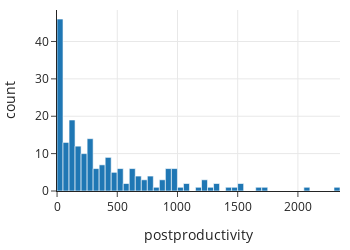

Notebook cell for this chart:
### Markdown cell above
There are 200 rows in the data frame, one for each contributor. The feature `experiment` is either 0 or 1, depending on whether the contributor was in the control or treatment group, respectively, and `postproductivity` is a count of edits made by the contributor in the 90 days after the treatment. The gap between the quartiles (lower, middle, and upper) suggest the distribution of productivity is highly skewed. We make a histogram to confirm.

### Code cell
fig = px.histogram(wiki, x='postproductivity', nbins=50,
                      width=350, height=250)

fig

### Figure 1 — Plotly figure (JSON) as saved in the notebook; plotly's stock layout.template omitted (floating-point values rounded to 4 significant figures; data arrays with more than 128 entries replaced by an {"elided": "..."} marker saying what was removed)
{"data": [{"alignmentgroup": "True", "bingroup": "x", "hovertemplate": "postproductivity=%{x}<br>count=%{y}<extra></extra>", "legendgroup": "", "marker": {"color": "#1F77B4", "pattern": {"shape": ""}}, "name": "", "nbinsx": 50, "offsetgroup": "", "orientation": "v", "showlegend": false, "type": "histogram", "x": {"elided": "200 int values"}, "xaxis": "x", "yaxis": "y"}], "layout": {"barmode": "relative", "height": 250, "legend": {"tracegroupgap": 0}, "width": 350, "xaxis": {"anchor": "y", "autorange": true, "domain": [0, 1], "range": [-0.5, 2350.0], "title": {"text": "postproductivity"}, "type": "linear"}, "yaxis": {"anchor": "x", "autorange": true, "domain": [0, 1], "range": [0, 48.42], "title": {"text": "count"}}}}
